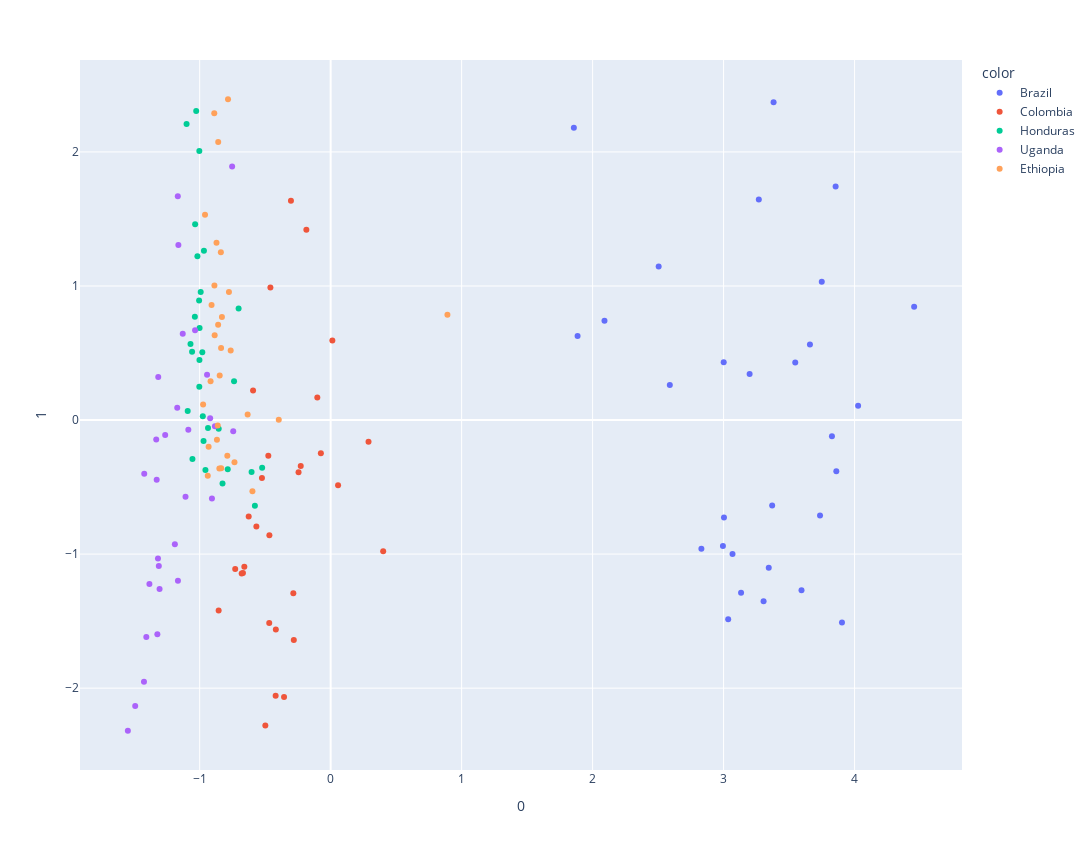

Write notebook code for a chart like this one.
### Code cell
# Two-Dimensional Component Analysis
pca = PCA(n_components=2)
components = pca.fit_transform(x)

fig = px.scatter(components, x=0, y=1, 
                 color=df['Country'], height=850,
                 width=1300)
fig.show()

### Figure 1 — Plotly figure (JSON) as saved in the notebook; plotly's stock layout.template omitted (floating-point values rounded to 4 significant figures)
{"data": [{"hovertemplate": "color=Brazil<br>0=%{x}<br>1=%{y}<extra></extra>", "legendgroup": "Brazil", "marker": {"color": "#636efa", "symbol": "circle"}, "mode": "markers", "name": "Brazil", "orientation": "v", "showlegend": true, "type": "scatter", "x": [4.027, 3.861, 3.199, 2.504, 3.382, 1.885, 2.091, 1.857, 2.589, 3.855, 3.269, 3.75, 4.455, 3.659, 3.547, 3.001, 2.995, 2.83, 3.371, 3.003, 3.345, 3.133, 3.068, 3.595, 3.827, 3.736, 3.305, 3.035, 3.904], "xaxis": "x", "y": [0.106, -0.383, 0.3443, 1.145, 2.371, 0.626, 0.74, 2.18, 0.2617, 1.742, 1.644, 1.032, 0.8451, 0.5632, 0.4288, 0.4303, -0.9392, -0.9596, -0.6378, -0.727, -1.102, -1.289, -0.9994, -1.269, -0.1214, -0.712, -1.352, -1.485, -1.511], "yaxis": "y"}, {"hovertemplate": "color=Colombia<br>0=%{x}<br>1=%{y}<extra></extra>", "legendgroup": "Colombia", "marker": {"color": "#EF553B", "symbol": "circle"}, "mode": "markers", "name": "Colombia", "orientation": "v", "showlegend": true, "type": "scatter", "x": [0.0567, 0.401, 0.2891, 0.01295, -0.3031, -0.07474, -0.1018, -0.1855, -0.2285, -0.46, -0.5922, -0.5246, -0.476, -0.6794, -0.5671, -0.6257, -0.4185, -0.2813, -0.4678, -0.6697, -0.7287, -0.8551, -0.659, -0.469, -0.2452, -0.2848, -0.3558, -0.4987, -0.42], "xaxis": "x", "y": [-0.4861, -0.9794, -0.1616, 0.5936, 1.636, -0.2477, 0.1673, 1.42, -0.3427, 0.9881, 0.2197, -0.4323, -0.2657, -1.144, -0.7939, -0.7197, -1.563, -1.641, -0.8585, -1.142, -1.112, -1.42, -1.094, -1.514, -0.3891, -1.291, -2.066, -2.278, -2.057], "yaxis": "y"}, {"hovertemplate": "color=Honduras<br>0=%{x}<br>1=%{y}<extra></extra>", "legendgroup": "Honduras", "marker": {"color": "#00cc96", "symbol": "circle"}, "mode": "markers", "name": "Honduras", "orientation": "v", "showlegend": true, "type": "scatter", "x": [-1.091, -1.055, -1.058, -0.9674, -1.027, -1.002, -1.004, -1.1, -1.07, -1.003, -1.035, -0.9922, -1.017, -0.98, -1.037, -1.001, -0.9704, -0.956, -1.003, -0.9762, -0.9362, -0.8256, -0.8546, -0.7858, -0.7028, -0.7376, -0.523, -0.5784, -0.6037], "xaxis": "x", "y": [0.06662, -0.2899, 0.5094, 1.262, 2.305, 0.4473, 0.8918, 2.208, 0.5679, 2.007, 1.461, 0.9553, 1.222, 0.5051, 0.7712, 0.6871, -0.1559, -0.3721, 0.2485, 0.0289, -0.06017, -0.4729, -0.06443, -0.3678, 0.831, 0.2893, -0.3554, -0.6396, -0.3881], "yaxis": "y"}, {"hovertemplate": "color=Uganda<br>0=%{x}<br>1=%{y}<extra></extra>", "legendgroup": "Uganda", "marker": {"color": "#ab63fa", "symbol": "circle"}, "mode": "markers", "name": "Uganda", "orientation": "v", "showlegend": true, "type": "scatter", "x": [-0.7439, -0.9063, -0.9201, -1.035, -0.7521, -0.8837, -0.9437, -1.167, -1.086, -1.163, -1.129, -1.171, -1.316, -1.328, -1.263, -1.332, -1.318, -1.166, -1.108, -1.189, -1.312, -1.323, -1.306, -1.407, -1.423, -1.384, -1.425, -1.548, -1.492], "xaxis": "x", "y": [-0.08432, -0.5859, 0.01306, 0.6695, 1.891, -0.04609, 0.3373, 1.669, -0.07177, 1.306, 0.6439, 0.09229, 0.3208, -0.4459, -0.1116, -0.1448, -1.033, -1.2, -0.5716, -0.927, -1.089, -1.597, -1.26, -1.618, -0.4013, -1.223, -1.951, -2.318, -2.132], "yaxis": "y"}, {"hovertemplate": "color=Ethiopia<br>0=%{x}<br>1=%{y}<extra></extra>", "legendgroup": "Ethiopia", "marker": {"color": "#FFA15A", "symbol": "circle"}, "mode": "markers", "name": "Ethiopia", "orientation": "v", "showlegend": true, "type": "scatter", "x": [-0.9738, -0.9318, 0.8915, -0.8715, -0.7835, -0.7633, -0.7766, -0.8886, -0.8856, -0.8585, -0.9591, -0.8874, -0.8383, -0.8365, -0.8301, -0.8591, -0.8682, -0.8357, -0.9168, -0.6337, -0.3962, -0.9381, -0.862, -0.8496, -0.9092, -0.8471, -0.7887, -0.5972, -0.7343], "xaxis": "x", "y": [0.1158, -0.1992, 0.7862, 1.323, 2.393, 0.5192, 0.9545, 2.289, 0.633, 2.073, 1.53, 1.004, 1.251, 0.5376, 0.769, 0.7101, -0.1464, -0.36, 0.2895, 0.0404, 0.001765, -0.4152, -0.04116, -0.3607, 0.8584, 0.3315, -0.2668, -0.5313, -0.3151], "yaxis": "y"}], "layout": {"height": 850, "legend": {"title": {"text": "color"}, "tracegroupgap": 0}, "margin": {"t": 60}, "width": 1300, "xaxis": {"anchor": "y", "autorange": true, "domain": [0, 1], "range": [-1.908, 4.814], "title": {"text": "0"}, "type": "linear"}, "yaxis": {"anchor": "x", "autorange": true, "domain": [0, 1], "range": [-2.61, 2.686], "title": {"text": "1"}, "type": "linear"}}}
